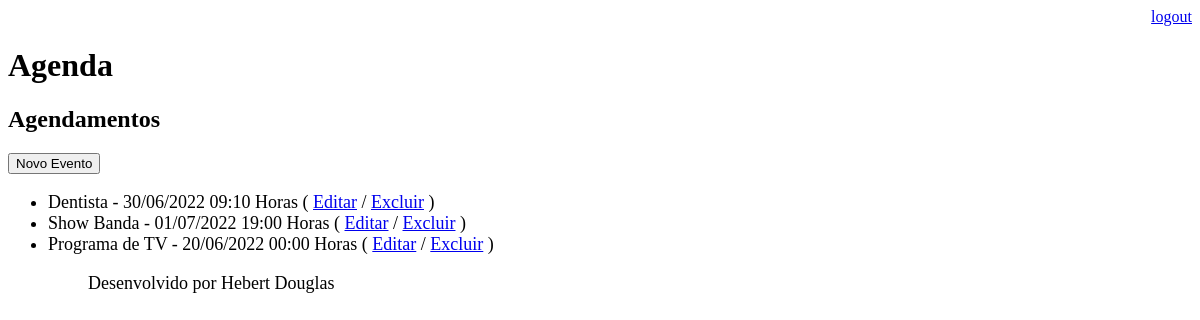
The page /agenda/ (signed in) on the database as committed earlier.
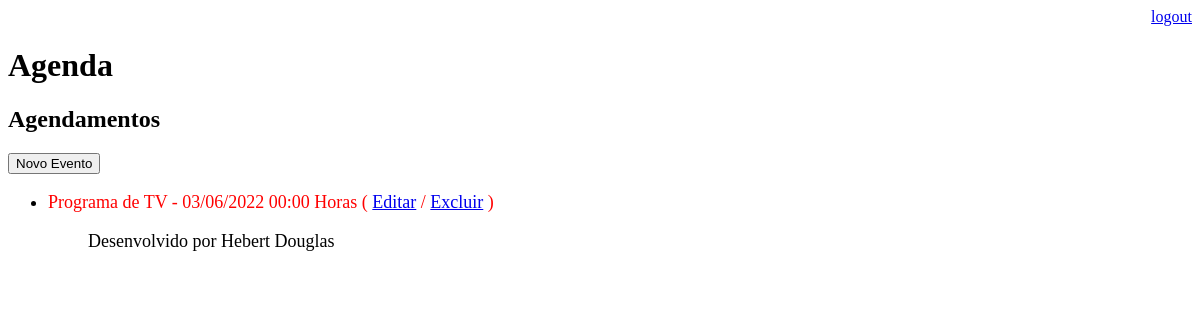
The same page on the database as committed later.
### core/models.py (models this page shows, shortened)
class Evento(models.Model):
    titulo = models.CharField(max_length=100)
    descricao = models.TextField(blank=True, null=True)
    data_evento = models.DateTimeField(verbose_name='Data do Evento')
    data_criacao = models.DateTimeField(auto_now=True)
    usuario = models.ForeignKey(User, on_delete=models.CASCADE)
    class Meta:
        db_table = 'evento'
    def get_data_evento(self):
        return self.data_evento.strftime('%d/%m/%Y %H:%M Horas')
    def get_evento_atrasado(self):
        if self.data_evento < datetime.now():
            return True
        else:
            return False

### core/views.py (the view)
# urls.py: path('agenda/', views.lista_eventos),
@login_required(login_url='/login/')
def lista_eventos(request):
    usuario = request.user
    data_atual = datetime.now() - timedelta(hours=1)
    evento = Evento.objects.filter(usuario=usuario,
                                   data_evento__gt=data_atual)
    dados = {'eventos':evento}
    return render(request, 'agenda.html', dados)

### templates/agenda.html
{% extends "model-page.html" %}
{% block content %}
    <h2>Agendamentos</h2>
    <a href="evento/">
        <button type="button">Novo Evento</button>
    </a>
    <ul style="font-size: 18px">
        {% for evento in eventos %}
            <li>
                <div style={% if evento.get_evento_atrasado %}
                              "color:red"
                            {% endif %}>
                    {{ evento.titulo }} - {{ evento.get_data_evento }}
                    ( <a href="evento/?id={{ evento.id }}">Editar</a>
                    / <a href="evento/delete/{{ evento.id }}/">Excluir</a> )
                </div>
            </li>
        {% endfor %}
    <ul>
{% endblock %}

Rows that differ between the two databases and show on the page:
no longer on this page (row edited): Evento: titulo "Dentista", get_data_evento "30/06/2022 09:10 Horas"
no longer on this page (row edited): Evento: titulo "Show Banda", get_data_evento "01/07/2022 19:00 Horas"
changed Evento "Programa de TV": data_evento "2022-06-20 00:00:00" → "2022-06-03 00:00:00" (drawn); get_data_evento "20/06/2022 00:00 Horas" → "03/06/2022 00:00 Horas"
